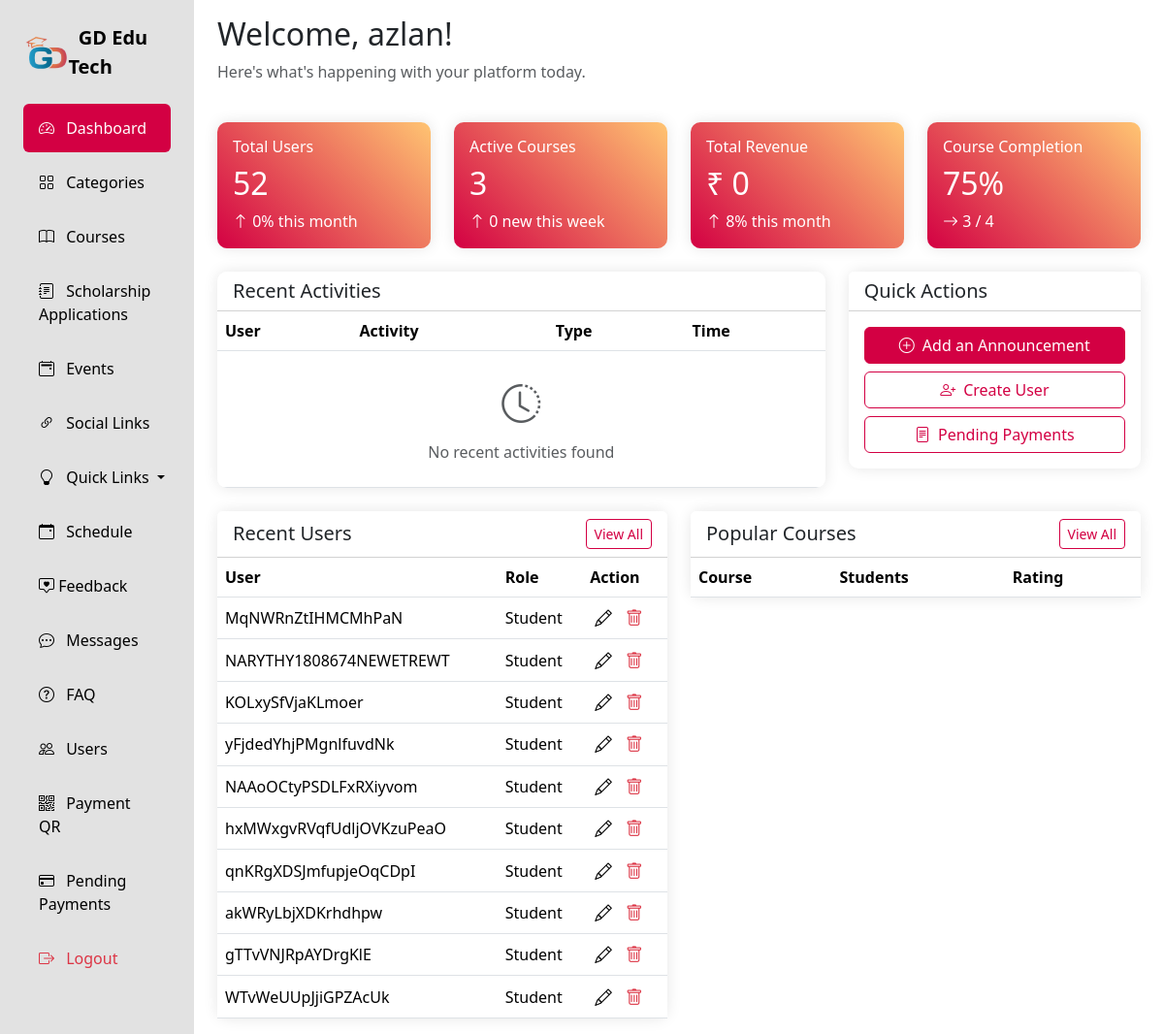
The page /adminPanel/index.php (signed in) on the database its author committed.
### tables this page shows
CREATE TABLE `Users` (
  `user_id` int(11) NOT NULL,
  `username` varchar(100) NOT NULL,
  `password_hash` varchar(255) NOT NULL,
  `email` varchar(150) NOT NULL,
  `first_name` varchar(100) NOT NULL,
  `last_name` varchar(100) NOT NULL,
  `role` enum('admin','Staff','student') NOT NULL,
  `date_joined` datetime DEFAULT current_timestamp(),
  `profile_image` varchar(255) DEFAULT NULL,
  `status` enum('active','inactive','banned') DEFAULT 'active',
  `created_at` datetime DEFAULT current_timestamp(),
  `updated_at` datetime DEFAULT current_timestamp() ON UPDATE current_timestamp()
);

### adminPanel/index.php (the view, shortened to what the rows shown need)
<?php
$admin_name = $_SESSION['username'] ?? 'Admin';
?>
<!DOCTYPE html>
<html lang="en">
<head>
    <link href="https://cdn.jsdelivr.net/npm/bootstrap@5.3.2/dist/css/bootstrap.min.css" rel="stylesheet">
    <link rel="stylesheet" href="https://cdn.jsdelivr.net/npm/bootstrap-icons@1.11.1/font/bootstrap-icons.css">
    <link rel="stylesheet" href="./css/style.css">
</head>
<body>
    <div class="container-fluid">
        <div class="row">
            <div class="col py-3">
                <div class="container-fluid">
                    <div class="row mb-4">
                        <div class="col">
                            <h2>Welcome, <?php echo htmlspecialchars($admin_name); ?>!</h2>
                        </div>
                    </div>
                    <div class="row g-4 mb-4">
                        <div class="col-md-3">
                            <?php
                            require_once '../Configurations/config.php';
                            $totalUsersQuery = "
    SELECT
        COUNT(*) AS total_users,
        SUM(CASE WHEN MONTH(created_at) = MONTH(CURDATE()) AND YEAR(created_at) = YEAR(CURDATE()) THEN 1 ELSE 0 END) AS new_users_this_month
    FROM Users
";
                            $totalUsersResult = mysqli_query($conn, $totalUsersQuery);
                            $data = mysqli_fetch_assoc($totalUsersResult);
                            $totalUsers = $data['total_users'];
                            ?>
                            <div class="card stats-card">
                                <div class="card-body">
                                    <h2><?php echo number_format($totalUsers); ?></h2>
                                </div>
                            </div>
                        </div>
                        <div class="col-md-3">
                            <?php
                            require_once '../Configurations/config.php';
                            $activeCoursesQuery = "
    SELECT
        COUNT(*) AS active_courses,
        SUM(CASE WHEN DATE(created_at) >= DATE_SUB(CURDATE(), INTERVAL 7 DAY) THEN 1 ELSE 0 END) AS new_courses
    FROM Courses
    WHERE status = 'published'
";
                            $activeCoursesResult = mysqli_query($conn, $activeCoursesQuery);
                            $data = mysqli_fetch_assoc($activeCoursesResult);
                            $activeCourses = $data['active_courses'];
                            ?>
                            <div class="card stats-card">
                                <div class="card-body">
                                    <h2><?php echo number_format($activeCourses); ?></h2>
                                </div>
                            </div>
                        </div>
                        <div class="col-md-3">
                            <div class="card stats-card">
                                <div class="card-body">
                                    <h2>₹
                                        0
                                    </h2>
                                </div>
                            </div>
                        </div>
                        <?php
                        include '../Configurations/config.php';
                        $courseCompletion = 0;
                        try {
                            $activeResult = $conn->query("SELECT COUNT(*) AS active_courses FROM Enrollments WHERE access_status = 'active'");
                            $activeCourses = 0;
                            if ($activeResult && $activeRow = $activeResult->fetch_assoc()) {
                                $activeCourses = (int) $activeRow['active_courses'];
                            }
                            $completedResult = $conn->query("SELECT COUNT(*) AS completed_courses FROM Enrollments WHERE completion_status = 'completed'");
                            $completedCourses = 0;
                            if ($completedResult && $completedRow = $completedResult->fetch_assoc()) {
                                $completedCourses = (int) $completedRow['completed_courses'];
                            }
                            if ($activeCourses > 0) {
                                $courseCompletion = ($completedCourses / $activeCourses) * 100;
                                $courseCompletion = round($courseCompletion, 2);
                            }
                        } catch (Exception $e) {
                            echo "Error fetching data: " . $e->getMessage();
                        }
                        ?>
                        <div class="col-md-3">
                            <div class="card stats-card">
                                <div class="card-body">
                                    <h2><?php echo $courseCompletion; ?>%</h2>
                                </div>
                            </div>
                        </div>
                    </div>
                    <div class="row mb-4">
                        <div class="col-md-8">
                            <div class="card table-card">
                                <div class="table-responsive">
                                    <table class="table align-middle">
                                        <thead>
                                            <tr>
                                                <th class="d-none d-md-table-cell">User</th>
                                                <th>Activity</th>
                                                <th class="d-none d-lg-table-cell">Type</th>
                                                <th class="d-none d-sm-table-cell">Time</th>
                                            </tr>
                                        </thead>
                                    </table>
                                </div>
                            </div>
                        </div>
                    </div>
                    <div class="row">
                        <div class="col-md-6">
                            <div class="card">
                                <?php
                                require_once '../Configurations/config.php';
                                $query = "SELECT username, role FROM Users ORDER BY date_joined DESC LIMIT 10";
                                $result = mysqli_query($conn, $query);
                                ?>
                                <div class="table-responsive">
                                    <table class="table">
                                        <thead>
                                            <tr>
                                                <th>User</th>
                                                <th>Role</th>
                                                <th>Action</th>
                                            </tr>
                                        </thead>
                                        <tbody>
                                            <?php
                                            while ($row = mysqli_fetch_assoc($result)) { ?>
                                                <tr>
                                                    <td><?php echo htmlspecialchars($row['username']); ?></td>
                                                    <td><?php echo ucfirst(htmlspecialchars($row['role'])); ?></td>
                                                    <td>
                                                        <i class="bi bi-pencil action-icon"></i>
                                                        <i class="bi bi-trash action-icon text-danger"></i>
                                                    </td>
                                                </tr>
                                            <?php } ?>
                                        </tbody>
                                    </table>
                                </div>
                            </div>
                        </div>
                        <div class="col-md-6">
                            <div class="card">
                                <div class="table-responsive">
                                    <table class="table">
                                        <thead>
                                            <tr>
                                                <th>Course</th>
                                                <th>Students</th>
                                                <th>Rating</th>
                                            </tr>
                                        </thead>
                                    </table>
                                </div>
                            </div>
                        </div>
                    </div>
                </div>
            </div>
        </div>
    </div>
</body>
</html>

### rows shown on the page
users: username "MqNWRnZtIHMCMhPaN", role "Student"
users: username "NARYTHY1808674NEWETREWT", role "Student"
users: username "KOLxySfVjaKLmoer", role "Student"
users: username "yFjdedYhjPMgnlfuvdNk", role "Student"
users: username "NAAoOCtyPSDLFxRXiyvom", role "Student"
users: username "hxMWxgvRVqfUdljOVKzuPeaO", role "Student"
users: username "qnKRgXDSJmfupjeOqCDpI", role "Student"
users: username "akWRyLbjXDKrhdhpw", role "Student"
users: username "gTTvVNJRpAYDrgKlE", role "Student"
users: username "WTvWeUUpJjiGPZAcUk", role "Student"

### other values the page prints
$admin_name "azlan"
$totalUsers "52"
$percentageIncrease "0"
$activeCourses "3"
$newCoursesThisWeek "0"
$courseCompletion "75"
abs($completedCourses) "3"
abs($activeCourses) "4"
